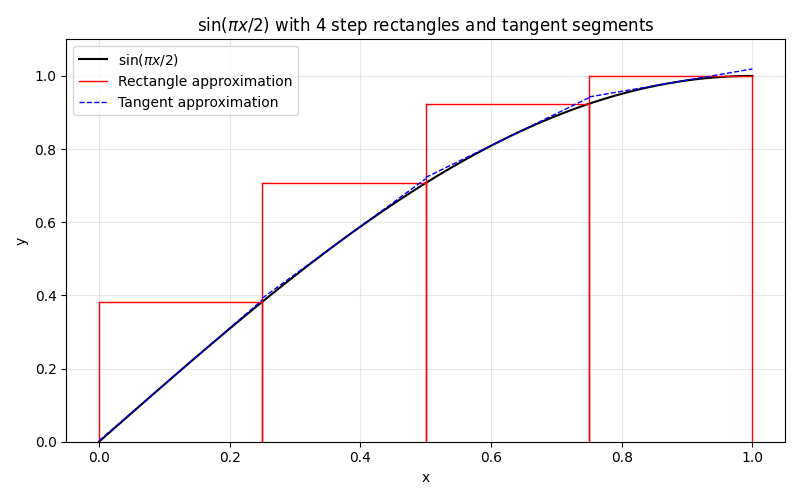

Python code for this plot:
import numpy as np
import matplotlib.pyplot as plt

# Function
f = lambda x: np.sin(np.pi/2 * x)

# Domain for smooth plot
x = np.linspace(0, 1, 400)
y = f(x)

# Number of rectangles
n = 4
a, b = 0, 1
dx = (b - a) / n

# Rectangle endpoints
x_edges = np.linspace(a, b, n + 1)

# Midpoints for tangent lines
x_mid = (x_edges[:-1] + x_edges[1:]) / 2
y_mid = f(x_mid)

plt.figure(figsize=(8, 5))

# Plot sin(pi/2 * x)
plt.plot(x, y, 'k', label={r'$\sin(\pi x / 2)$'})

# Plot step function rectangles (upper edges + vertical sides)
for i in range(n):
    x_left = x_edges[i]
    x_right = x_edges[i + 1]
    
    # Height at right end (right Riemann sum)
    h = f(x_right)
    
    # Horizontal top edge (thinner line)
    plt.plot(
        [x_left, x_right], [h, h],
        'r', linewidth=1,
        label='Rectangle approximation' if i == 0 else ""
    )
    # Left vertical side
    plt.plot([x_left, x_left], [0, h], 'r', linewidth=1)
    # Right vertical side
    plt.plot([x_right, x_right], [0, h], 'r', linewidth=1)

# Tangent lines at midpoints (thinner line)
for j, (xm, ym) in enumerate(zip(x_mid, y_mid)):
    # derivative: f'(x) = (pi/2) * cos(pi/2 * x)
    slope = (np.pi / 2) * np.cos(np.pi/2 * xm)
    
    half_seg = dx / 2
    xt = np.linspace(xm - half_seg, xm + half_seg, 50)
    yt = ym + slope * (xt - xm)
    plt.plot(
        xt, yt, 'b--', linewidth=1,
        label='Tangent approximation' if j == 0 else ""
    )

plt.xlim(a - 0.05, b + 0.05)
plt.ylim(0, 1.1)
plt.xlabel('x')
plt.ylabel('y')
plt.title(r'$\sin(\pi x / 2)$ with 4 step rectangles and tangent segments')
plt.grid(True, alpha=0.3)
plt.legend()
plt.tight_layout()
plt.show()
